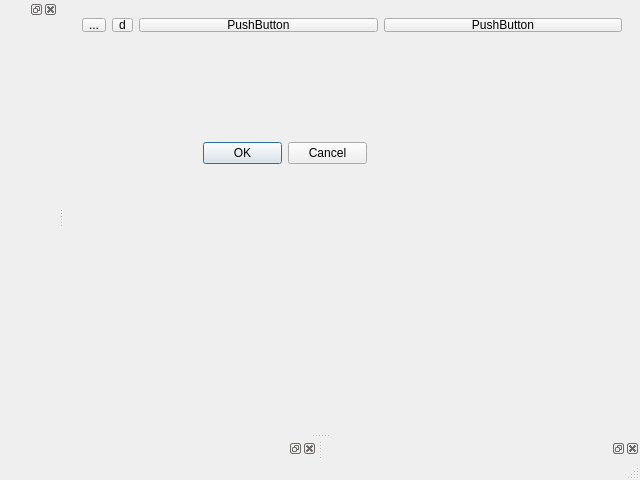
<?xml version="1.0" encoding="UTF-8"?>
<ui version="4.0">
 <class>MainWindow</class>
 <widget class="QMainWindow" name="MainWindow">
  <property name="geometry">
   <rect>
    <x>0</x>
    <y>0</y>
    <width>640</width>
    <height>480</height>
   </rect>
  </property>
  <property name="windowTitle">
   <string>MainWindow</string>
  </property>
  <widget class="QWidget" name="centralwidget">
   <layout class="QVBoxLayout" name="verticalLayout">
    <item>
     <widget class="QWidget" name="widget_2" native="true">
      <property name="maximumSize">
       <size>
        <width>16777215</width>
        <height>32</height>
       </size>
      </property>
      <layout class="QHBoxLayout" name="horizontalLayout">
       <item>
        <widget class="QToolButton" name="toolButton">
         <property name="text">
          <string>...</string>
         </property>
        </widget>
       </item>
       <item>
        <widget class="QToolButton" name="toolButton_2">
         <property name="text">
          <string>d</string>
         </property>
        </widget>
       </item>
       <item>
        <widget class="QPushButton" name="pushButton">
         <property name="text">
          <string>PushButton</string>
         </property>
        </widget>
       </item>
       <item>
        <widget class="QPushButton" name="pushButton_2">
         <property name="text">
          <string>PushButton</string>
         </property>
        </widget>
       </item>
      </layout>
     </widget>
    </item>
    <item>
     <widget class="QWidget" name="widget" native="true">
      <widget class="QDialogButtonBox" name="buttonBox">
       <property name="geometry">
        <rect>
         <x>130</x>
         <y>90</y>
         <width>164</width>
         <height>32</height>
        </rect>
       </property>
       <property name="standardButtons">
        <set>QDialogButtonBox::Cancel|QDialogButtonBox::Ok</set>
       </property>
      </widget>
     </widget>
    </item>
   </layout>
  </widget>
  <widget class="QMenuBar" name="menubar">
   <property name="geometry">
    <rect>
     <x>0</x>
     <y>0</y>
     <width>640</width>
     <height>22</height>
    </rect>
   </property>
  </widget>
  <widget class="QStatusBar" name="statusbar"/>
  <widget class="QDockWidget" name="dockWidget">
   <attribute name="dockWidgetArea">
    <number>1</number>
   </attribute>
   <widget class="QWidget" name="dockWidgetContents"/>
  </widget>
  <widget class="QDockWidget" name="dockWidget_2">
   <attribute name="dockWidgetArea">
    <number>8</number>
   </attribute>
   <widget class="QWidget" name="dockWidgetContents_2"/>
  </widget>
  <widget class="QDockWidget" name="dockWidget_3">
   <attribute name="dockWidgetArea">
    <number>8</number>
   </attribute>
   <widget class="QWidget" name="dockWidgetContents_3"/>
  </widget>
 </widget>
 <resources/>
 <connections/>
</ui>
